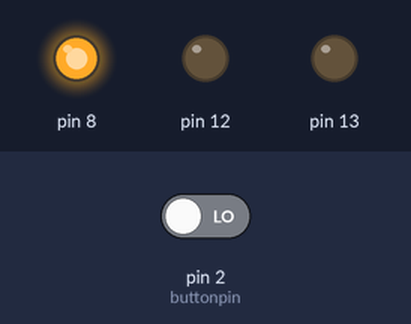
Bench run of a program on a simulated Arduino Uno, built with avr-gcc and run on an emulated ATmega328P. On the bench: output pins drawn as LEDs (lit = HIGH). The test bench sets the inputs (shaded band); at power-on: pin 2 (buttonpin) LOW.

Above: at 16.4 s.
16.5 s: pin 2 (buttonpin) driven HIGH
At 21.2 s:
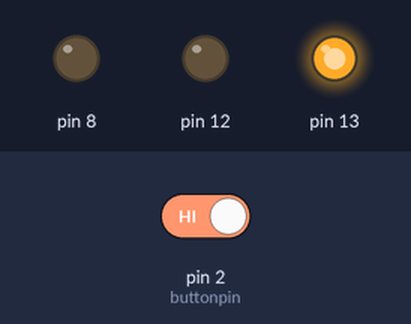
At 24.4 s:
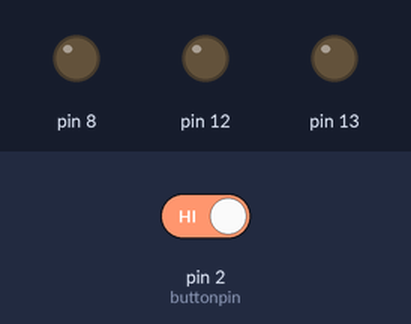
24.9 s: pin 2 (buttonpin) driven LOW
At 28.7 s:
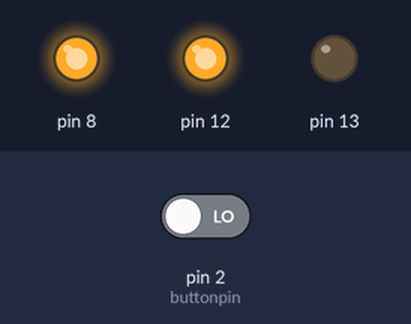
Timing chart, 0 to 44.3 s (numbered marks = the images above; inputs shaded):
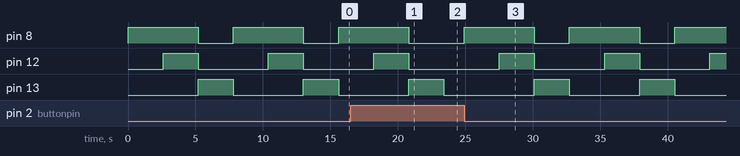

Measured:
- after the input at 16.5 s, pin 8: goes on until 20.8 s, then stays LOW
- after the input at 24.9 s, pin 8: alternates HIGH for 5.2 s and LOW for 2.6 s, starting at once; pin 12: alternates HIGH for 2.6 s and LOW for 5.2 s, starting after 2.6 s; pin 13: alternates HIGH for 2.6 s and LOW for 5.2 s, starting after 5.2 s
- by itself, pin 8: alternates HIGH for 5.2 s and LOW for 2.6 s
- by itself, pin 12, pin 13: alternates HIGH for 2.6 s and LOW for 5.2 s

The program:

main.cpp
```cpp
#include <Arduino.h>


int buttonpin = 2; // define D0 Sensor
int val = 0; // define numeric variables val
void setup ()
{
 pinMode (buttonpin, INPUT) ; // output D0 is defined sensor
 pinMode (13, OUTPUT);
 pinMode (12, OUTPUT);
 pinMode (8, OUTPUT);
}

void green()
{
    digitalWrite(13, HIGH);
    digitalWrite(12, LOW);
    digitalWrite(8, LOW);
}

void yellow()
{
    digitalWrite(13, LOW);
    digitalWrite(12, HIGH);
    digitalWrite(8, HIGH);
}

void red()
{
    digitalWrite(13, LOW);
    digitalWrite(12, LOW);
    digitalWrite(8, HIGH);
}

void loop ()
{
 val = digitalRead(buttonpin); // read pin 3 to val
 if (val == HIGH) // When sound is detected, LED flashes
 {
    digitalWrite (13, LOW);
    digitalWrite (12, LOW);
    digitalWrite (8, LOW);
 }
 else
 {
    red();
    delay(2600);
    yellow();
    delay(2600);
    green();
    delay(2600);
 }
}
```
